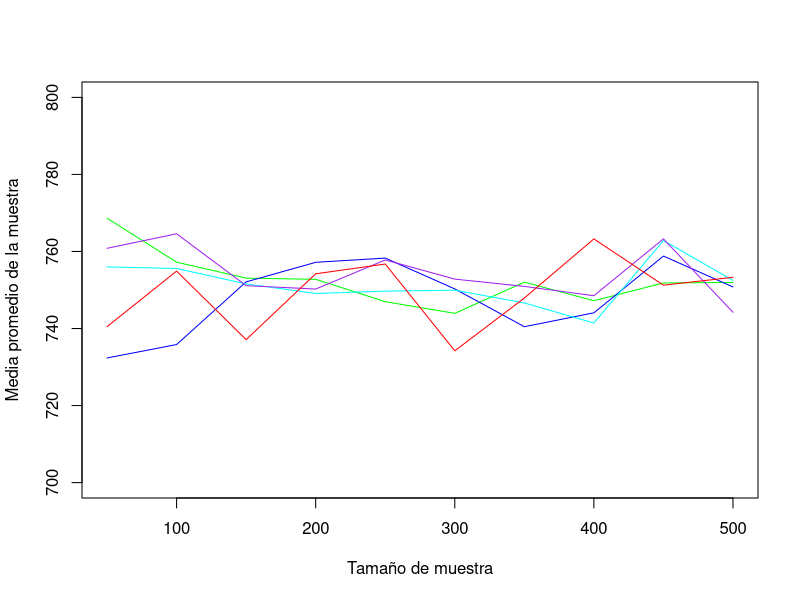

This figure's R source:
pob=5000
mu=750
var=10000
sigma=sqrt(var)
k=5
n=seq(50,500,50)


i=1
j=1
colors=c('green','blue','cyan','purple','red')
w=c()
h=1
v=rep(0,length(n))
plot(n,v, xlim=c(min(n),max(n)),col='white', xlab='Tamaño de muestra', ylim=c(700,800), ylab='Media promedio de la muestra')
for (h in 1:k){
  i=0
  j=0
  w=c()
  for (i in 1:length(n)){
      x=rnorm(n[i],mu,sigma)
      w[i]=mean(x)
  }
  lines(n,w, col=colors[h],type='l')
}

